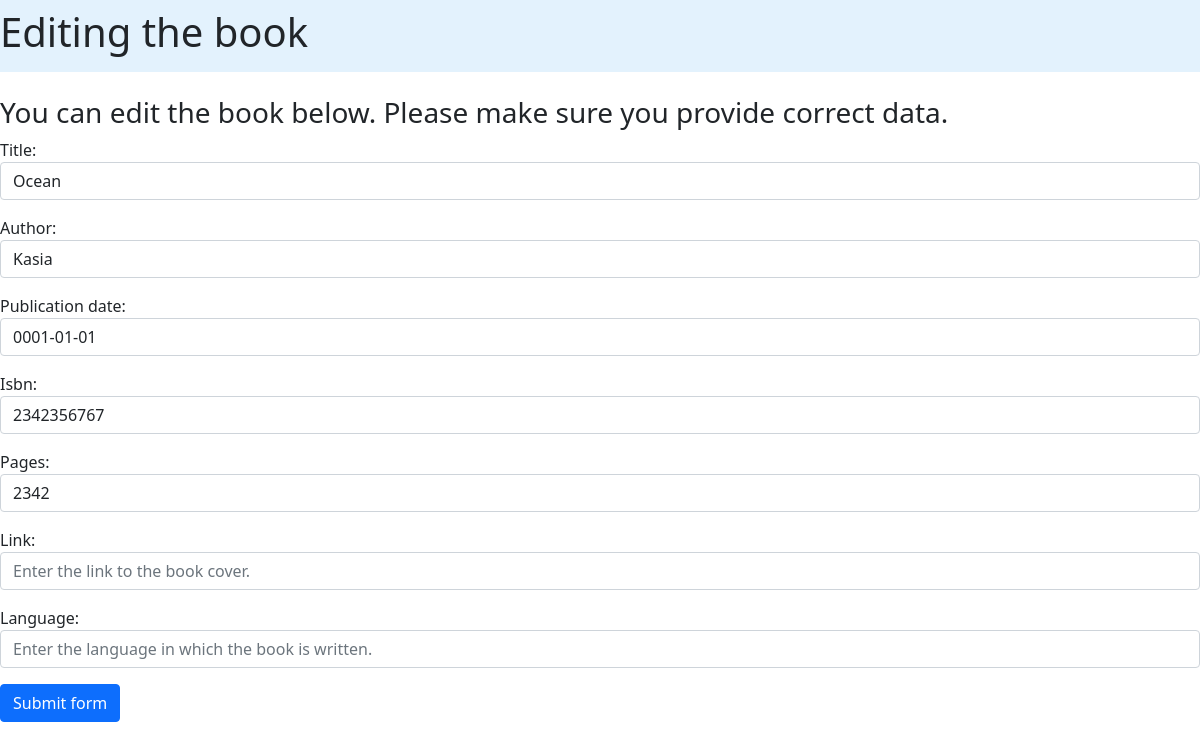
The app's page /edit_book/63/ with its own data.
### books_app/models.py (models this page shows)
class Book(models.Model):
    title = models.TextField(max_length=400)
    author = models.TextField(max_length=400)
    publication_date = models.DateField()
    isbn = models.TextField(max_length=20)
    pages = models.IntegerField(null=True)
    link = models.TextField(max_length=400, null=True)
    language = models.TextField(max_length=100, null=True)

### books_app/views.py (the view, shortened to what this page needs)
# urls.py: path('edit_book/<int:id>/', edit_book, name="edit_book"),
def edit_book(request, id):
    selected_book = get_object_or_404(Book, id=id)
    initial_arguments = {
            "title": selected_book.title,
            "author": selected_book.author,
            "publication_date": selected_book.publication_date,
            "isbn": selected_book.isbn,
            "pages": selected_book.pages,
            "link": selected_book.link,
            "language": selected_book.language
        }
    form = RawBookForm(initial=initial_arguments)
    context = {
        "form": form,
        "selected_book": selected_book
    }
    return render(request, "books_app/edit_book.html", context)

### books_app/templates/books_app/edit_book.html (shortened to what this page needs)
<!DOCTYPE html>
<html lang="en">
<head>
    <link href="https://cdn.jsdelivr.net/npm/bootstrap@5.0.2/dist/css/bootstrap.min.css"
 rel="stylesheet">
</head>
<body>
<nav class="navbar navbar-light" style="background-color: #e3f2fd;">
    <h1>Editing the book</h1>
</nav>
<br/>
<h3>You can edit the book below. Please make sure you provide correct data.</h3>
<form action="." method="POST">
    {{ form.as_p }}
    <button class="btn btn-primary" type="submit">Submit form</button>
</form>
</body>
</html>

### records on screen
Book: title "Ocean", author "Kasia", publication_date "0001-01-01", isbn "2342356767", pages "2342"
